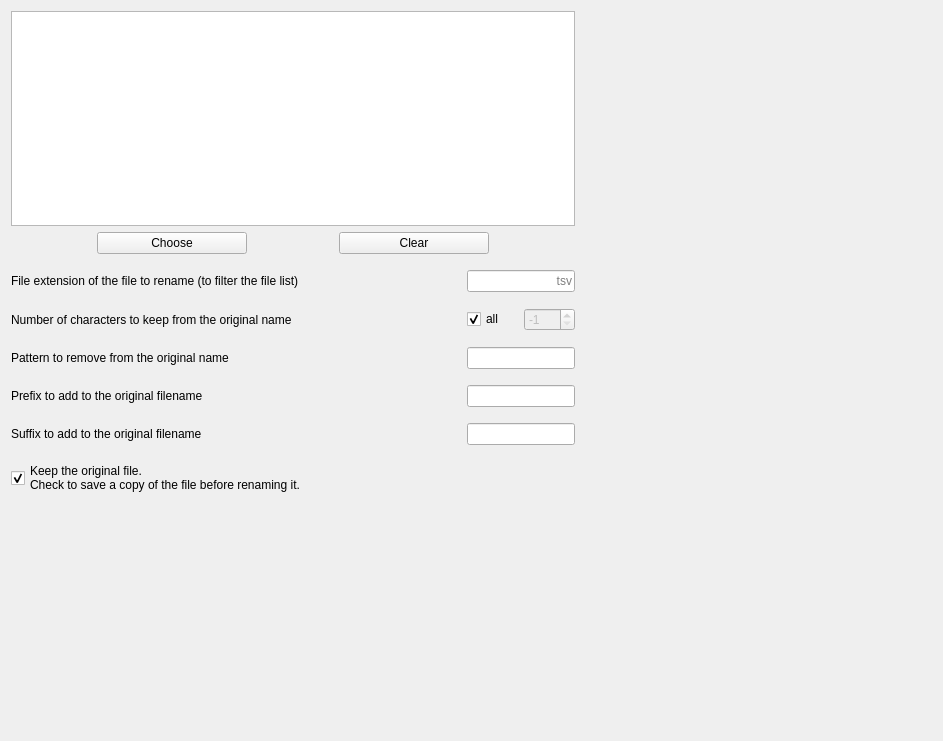
<?xml version="1.0" encoding="UTF-8"?>
<ui version="4.0">
 <class>RenameFileListSettingsView</class>
 <widget class="QWidget" name="RenameFileListSettingsView">
  <property name="geometry">
   <rect>
    <x>0</x>
    <y>0</y>
    <width>943</width>
    <height>741</height>
   </rect>
  </property>
  <property name="windowTitle">
   <string>Form</string>
  </property>
  <property name="styleSheet">
   <string notr="true">font: 12pt &quot;Roboto&quot;;</string>
  </property>
  <layout class="QHBoxLayout" name="horizontalLayout_2">
   <item>
    <layout class="QVBoxLayout" name="verticalLayout_4">
     <item>
      <widget class="QTableWidget" name="tableWidget_files"/>
     </item>
     <item>
      <layout class="QHBoxLayout" name="horizontalLayout">
       <item>
        <spacer name="horizontalSpacer_2">
         <property name="orientation">
          <enum>Qt::Horizontal</enum>
         </property>
         <property name="sizeHint" stdset="0">
          <size>
           <width>40</width>
           <height>20</height>
          </size>
         </property>
        </spacer>
       </item>
       <item>
        <widget class="QPushButton" name="pushButton_choose">
         <property name="minimumSize">
          <size>
           <width>150</width>
           <height>0</height>
          </size>
         </property>
         <property name="text">
          <string>Choose</string>
         </property>
        </widget>
       </item>
       <item>
        <spacer name="horizontalSpacer_4">
         <property name="orientation">
          <enum>Qt::Horizontal</enum>
         </property>
         <property name="sizeHint" stdset="0">
          <size>
           <width>40</width>
           <height>20</height>
          </size>
         </property>
        </spacer>
       </item>
       <item>
        <widget class="QPushButton" name="pushButton_clear">
         <property name="minimumSize">
          <size>
           <width>150</width>
           <height>0</height>
          </size>
         </property>
         <property name="text">
          <string>Clear</string>
         </property>
        </widget>
       </item>
       <item>
        <spacer name="horizontalSpacer_3">
         <property name="orientation">
          <enum>Qt::Horizontal</enum>
         </property>
         <property name="sizeHint" stdset="0">
          <size>
           <width>40</width>
           <height>20</height>
          </size>
         </property>
        </spacer>
       </item>
      </layout>
     </item>
     <item>
      <spacer name="verticalSpacer_6">
       <property name="orientation">
        <enum>Qt::Vertical</enum>
       </property>
       <property name="sizeType">
        <enum>QSizePolicy::Fixed</enum>
       </property>
       <property name="sizeHint" stdset="0">
        <size>
         <width>20</width>
         <height>10</height>
        </size>
       </property>
      </spacer>
     </item>
     <item>
      <layout class="QVBoxLayout" name="verticalLayout">
       <item>
        <layout class="QHBoxLayout" name="ext_selection_horizontalLayout">
         <item>
          <widget class="QLabel" name="ext_selection_label">
           <property name="minimumSize">
            <size>
             <width>450</width>
             <height>0</height>
            </size>
           </property>
           <property name="text">
            <string>File extension of the file to rename (to filter the file list)</string>
           </property>
          </widget>
         </item>
         <item>
          <widget class="QLineEdit" name="ext_selection_lineedit">
           <property name="toolTip">
            <string>e.g. tsv, txt, csv, xml, edf</string>
           </property>
           <property name="alignment">
            <set>Qt::AlignRight|Qt::AlignTrailing|Qt::AlignVCenter</set>
           </property>
           <property name="placeholderText">
            <string>tsv</string>
           </property>
          </widget>
         </item>
        </layout>
       </item>
      </layout>
     </item>
     <item>
      <spacer name="verticalSpacer_5">
       <property name="orientation">
        <enum>Qt::Vertical</enum>
       </property>
       <property name="sizeType">
        <enum>QSizePolicy::Fixed</enum>
       </property>
       <property name="sizeHint" stdset="0">
        <size>
         <width>20</width>
         <height>10</height>
        </size>
       </property>
      </spacer>
     </item>
     <item>
      <layout class="QVBoxLayout" name="verticalLayout_2">
       <item>
        <layout class="QHBoxLayout" name="n_char_to_keep_horizontalLayout">
         <item>
          <widget class="QLabel" name="n_char_to_keep_label">
           <property name="minimumSize">
            <size>
             <width>450</width>
             <height>0</height>
            </size>
           </property>
           <property name="text">
            <string>Number of characters to keep from the original name</string>
           </property>
          </widget>
         </item>
         <item>
          <widget class="QCheckBox" name="checkBox_keep_all_char">
           <property name="toolTip">
            <string>Check to keep all the characters.</string>
           </property>
           <property name="text">
            <string>all</string>
           </property>
           <property name="checked">
            <bool>true</bool>
           </property>
          </widget>
         </item>
         <item>
          <widget class="QSpinBox" name="spinBox_n_char_to_keep">
           <property name="enabled">
            <bool>false</bool>
           </property>
           <property name="toolTip">
            <string>e.g. keeping 9 characters renames &quot;subject01 filtered.tsv&quot; to &quot;subject01.tsv&quot;. Use -1 to keep all characters.</string>
           </property>
           <property name="minimum">
            <number>-1</number>
           </property>
           <property name="value">
            <number>-1</number>
           </property>
          </widget>
         </item>
        </layout>
       </item>
      </layout>
     </item>
     <item>
      <spacer name="verticalSpacer_4">
       <property name="orientation">
        <enum>Qt::Vertical</enum>
       </property>
       <property name="sizeType">
        <enum>QSizePolicy::Fixed</enum>
       </property>
       <property name="sizeHint" stdset="0">
        <size>
         <width>20</width>
         <height>10</height>
        </size>
       </property>
      </spacer>
     </item>
     <item>
      <layout class="QVBoxLayout" name="verticalLayout_3">
       <item>
        <layout class="QHBoxLayout" name="pattern_to_rem_horizontalLayout">
         <item>
          <widget class="QLabel" name="pattern_to_rem_label">
           <property name="minimumSize">
            <size>
             <width>450</width>
             <height>0</height>
            </size>
           </property>
           <property name="text">
            <string>Pattern to remove from the original name</string>
           </property>
          </widget>
         </item>
         <item>
          <widget class="QLineEdit" name="pattern_to_rem_lineedit">
           <property name="toolTip">
            <string>e.g. remove &quot;_annotations&quot; to rename &quot;subject01_annotations.txt&quot; as &quot;subject01.txt&quot;</string>
           </property>
          </widget>
         </item>
        </layout>
       </item>
      </layout>
     </item>
     <item>
      <spacer name="verticalSpacer_3">
       <property name="orientation">
        <enum>Qt::Vertical</enum>
       </property>
       <property name="sizeType">
        <enum>QSizePolicy::Fixed</enum>
       </property>
       <property name="sizeHint" stdset="0">
        <size>
         <width>20</width>
         <height>10</height>
        </size>
       </property>
      </spacer>
     </item>
     <item>
      <layout class="QHBoxLayout" name="prefix_horizontalLayout">
       <item>
        <widget class="QLabel" name="prefix_label">
         <property name="minimumSize">
          <size>
           <width>450</width>
           <height>0</height>
          </size>
         </property>
         <property name="text">
          <string>Prefix to add to the original filename</string>
         </property>
        </widget>
       </item>
       <item>
        <widget class="QLineEdit" name="prefix_lineedit">
         <property name="toolTip">
          <string>e.g. &quot;visit1_&quot; to rename &quot;subject01.tsv&quot; to &quot;visit1_subject01.tsv&quot;</string>
         </property>
        </widget>
       </item>
      </layout>
     </item>
     <item>
      <spacer name="verticalSpacer_2">
       <property name="orientation">
        <enum>Qt::Vertical</enum>
       </property>
       <property name="sizeType">
        <enum>QSizePolicy::Fixed</enum>
       </property>
       <property name="sizeHint" stdset="0">
        <size>
         <width>20</width>
         <height>10</height>
        </size>
       </property>
      </spacer>
     </item>
     <item>
      <layout class="QHBoxLayout" name="suffix_horizontalLayout">
       <item>
        <widget class="QLabel" name="suffix_label">
         <property name="minimumSize">
          <size>
           <width>450</width>
           <height>0</height>
          </size>
         </property>
         <property name="text">
          <string>Suffix to add to the original filename</string>
         </property>
        </widget>
       </item>
       <item>
        <widget class="QLineEdit" name="suffix_lineedit">
         <property name="toolTip">
          <string>e.g. &quot;_visit1&quot; to rename &quot;subject01.tsv&quot; to &quot;subject01_visit1.tsv&quot;</string>
         </property>
        </widget>
       </item>
      </layout>
     </item>
     <item>
      <spacer name="verticalSpacer_7">
       <property name="orientation">
        <enum>Qt::Vertical</enum>
       </property>
       <property name="sizeType">
        <enum>QSizePolicy::Fixed</enum>
       </property>
       <property name="sizeHint" stdset="0">
        <size>
         <width>20</width>
         <height>10</height>
        </size>
       </property>
      </spacer>
     </item>
     <item>
      <widget class="QCheckBox" name="checkBox_keep_original">
       <property name="toolTip">
        <string/>
       </property>
       <property name="text">
        <string>Keep the original file.
Check to save a copy of the file before renaming it.</string>
       </property>
       <property name="checked">
        <bool>true</bool>
       </property>
      </widget>
     </item>
     <item>
      <widget class="QLabel" name="label">
       <property name="text">
        <string/>
       </property>
      </widget>
     </item>
     <item>
      <spacer name="verticalSpacer">
       <property name="orientation">
        <enum>Qt::Vertical</enum>
       </property>
       <property name="sizeHint" stdset="0">
        <size>
         <width>20</width>
         <height>40</height>
        </size>
       </property>
      </spacer>
     </item>
    </layout>
   </item>
   <item>
    <spacer name="horizontalSpacer">
     <property name="orientation">
      <enum>Qt::Horizontal</enum>
     </property>
     <property name="sizeHint" stdset="0">
      <size>
       <width>287</width>
       <height>20</height>
      </size>
     </property>
    </spacer>
   </item>
  </layout>
 </widget>
 <resources>
  <include location="../../../../snooz-toolbox/src/main/python/ui/themes/themes.qrc"/>
 </resources>
 <connections>
  <connection>
   <sender>checkBox_keep_all_char</sender>
   <signal>clicked()</signal>
   <receiver>RenameFileListSettingsView</receiver>
   <slot>keep_all_char_slot()</slot>
   <hints>
    <hint type="sourcelabel">
     <x>499</x>
     <y>123</y>
    </hint>
    <hint type="destinationlabel">
     <x>452</x>
     <y>238</y>
    </hint>
   </hints>
  </connection>
  <connection>
   <sender>pushButton_choose</sender>
   <signal>clicked()</signal>
   <receiver>RenameFileListSettingsView</receiver>
   <slot>choose_slot()</slot>
   <hints>
    <hint type="sourcelabel">
     <x>191</x>
     <y>246</y>
    </hint>
    <hint type="destinationlabel">
     <x>471</x>
     <y>370</y>
    </hint>
   </hints>
  </connection>
  <connection>
   <sender>pushButton_clear</sender>
   <signal>clicked()</signal>
   <receiver>RenameFileListSettingsView</receiver>
   <slot>clear_slot()</slot>
   <hints>
    <hint type="sourcelabel">
     <x>454</x>
     <y>246</y>
    </hint>
    <hint type="destinationlabel">
     <x>471</x>
     <y>370</y>
    </hint>
   </hints>
  </connection>
 </connections>
 <slots>
  <slot>keep_all_char_slot()</slot>
  <slot>choose_slot()</slot>
  <slot>clear_slot()</slot>
 </slots>
</ui>
